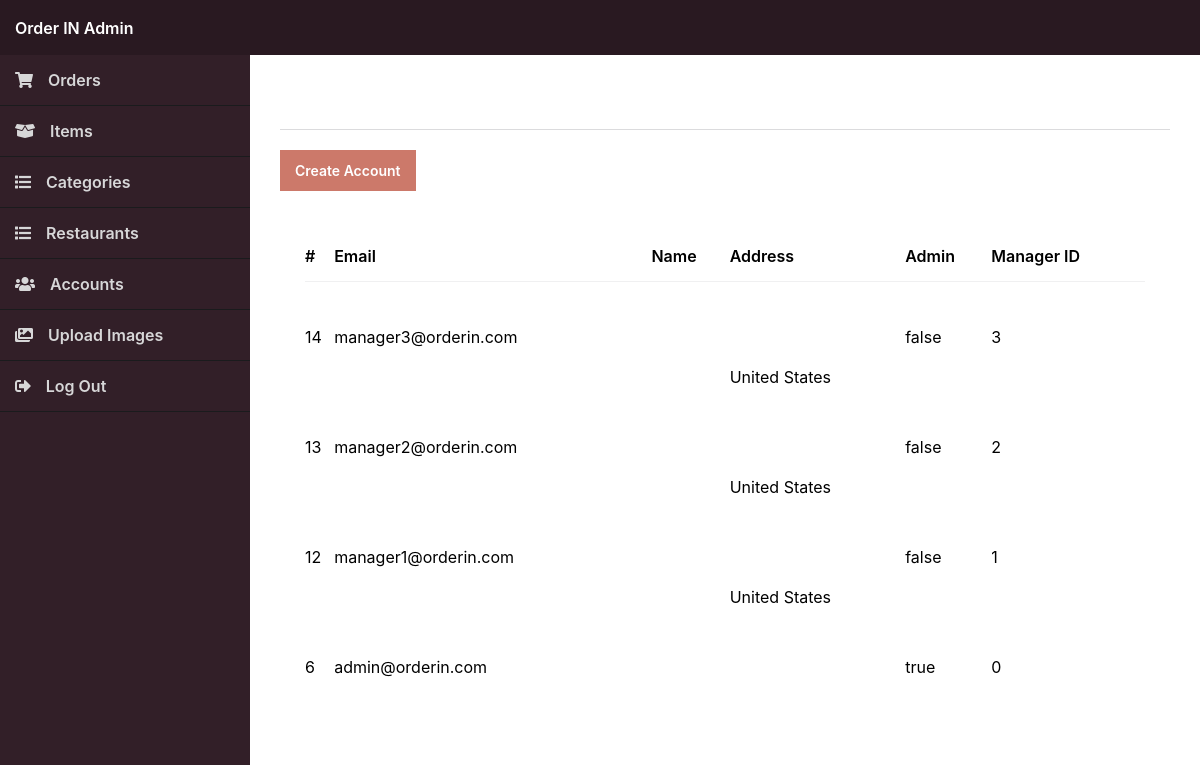
The app's page /admin/index.php?page=accounts (signed in) with its own data.
### tables this page shows
CREATE TABLE `accounts` (
  `id` int(11) NOT NULL,
  `email` varchar(255) NOT NULL,
  `password` varchar(255) NOT NULL,
  `first_name` varchar(100) NOT NULL,
  `last_name` varchar(100) NOT NULL,
  `address_street` varchar(255) NOT NULL,
  `address_city` varchar(100) NOT NULL,
  `address_state` varchar(100) NOT NULL,
  `address_zip` varchar(50) NOT NULL,
  `address_country` varchar(100) NOT NULL,
  `admin` tinyint(1) NOT NULL DEFAULT 0,
  `rID` int(11) DEFAULT 0
);

### admin/index.php (called while the page is built, shortened)
<?php
include '../functions.php';
$pdo = pdo_connect_mysql();
$stmt = $pdo->prepare('SELECT * FROM accounts WHERE id = ?');
$stmt->execute([ $_SESSION['account_id'] ]);
$page = isset($_GET['page']) && file_exists($_GET['page'] . '.php') ? $_GET['page'] : 'orders';
include $page . '.php';
?>

### admin/accounts.php (the view, shortened to what this page needs)
<?php
$stmt = $pdo->prepare('SELECT * FROM accounts ORDER BY id DESC');
$stmt->execute();
$accounts = $stmt->fetchAll(PDO::FETCH_ASSOC);
?>
<?=template_admin_header('Accounts')?>
<h2>Accounts</h2>
<div class="links">
    <a href="index.php?page=account">Create Account</a>
</div>
<div class="content-block">
    <div class="table">
        <table>
            <thead>
                <tr>
                    <td class="responsive-hidden">#</td>
                    <td>Email</td>
                    <td>Name</td>
                    <td>Address</td>
                    <td>Admin</td>
                    <td>Manager ID</td>
                </tr>
            </thead>
            <tbody>
                <?php if (empty($accounts)): ?>
                <tr>
                    <td colspan="8" style="text-align:center;">There are no accounts</td>
                </tr>
                <?php else: ?>
                <?php foreach ($accounts as $account): ?>
                <tr class="details" onclick="location.href='index.php?page=account&id=<?=$account['id']?>'">
                    <td class="responsive-hidden"><?=$account['id']?></td>
                    <td><?=$account['email']?></td>
                    <td><?=$account['first_name']?> <?=$account['last_name']?></td>
                    <td>
                        <?=$account['address_street']?><br>
                        <?=$account['address_city']?><br>
                        <?=$account['address_state']?><br>
                        <?=$account['address_zip']?><br>
                        <?=$account['address_country']?><br>
                    </td>
                    <td><?=$account['admin']==1?'true':'false'?></td>
                    <td> <?=$account['rID']?></td>
                </tr>
                <?php endforeach; ?>
                <?php endif; ?>
            </tbody>
        </table>
    </div>
</div>
<?=template_admin_footer()?>

### admin/admin.css (style rules this page uses)
* { box-sizing: border-box; font-family: -apple-system, BlinkMacSystemFont, "segoe ui", roboto, oxygen, ubuntu, cantarell, "fira sans", "droid sans", "helvetica neue", Arial, sans-serif; font-size: 16px; -webkit-font-smoothing: antialiased; -moz-osx-font-smoothing: grayscale; }
html { height: 100%; }
body { position: relative; min-height: 100%; color: #55555; background-image: url(../imgs/background.jpg); background-size: cover; margin: 0; }
h1, h2, h3, h4, h5 { color: white; margin: 0; padding: 0; }
main h2 { font-size: 20px; padding-bottom: 20px; border-bottom: 1px solid #dbdbdd; }
main .content-block { background-color: #fff; margin-top: 25px; padding: 15px; }
main .table { padding: 0 10px; }
main .table table { width: 100%; border-collapse: collapse; }
main .table table thead td { font-weight: 600; padding: 15px 0; }
main .table table thead tr { border-bottom: 1px solid #f0f0f1; }
main .table table tbody td { padding: 5px 0; }
main .table table .details { cursor: pointer; }
main .links { display: flex; flex-flow: wrap; padding-top: 20px; }
main .links a { display: inline-flex; text-decoration: none; background: #CC796A; color: #FFFFFF; padding: 12px 15px; margin-right: 10px; font-size: 14px; font-weight: 600; }

### records on screen
accounts: id "14", email "manager3@orderin.com", address_country "United States", admin "false", rID "3"
accounts: id "13", email "manager2@orderin.com", address_country "United States", admin "false", rID "2"
accounts: id "12", email "manager1@orderin.com", address_country "United States", admin "false", rID "1"
accounts: id "6", email "admin@orderin.com", admin "true", rID "0"
